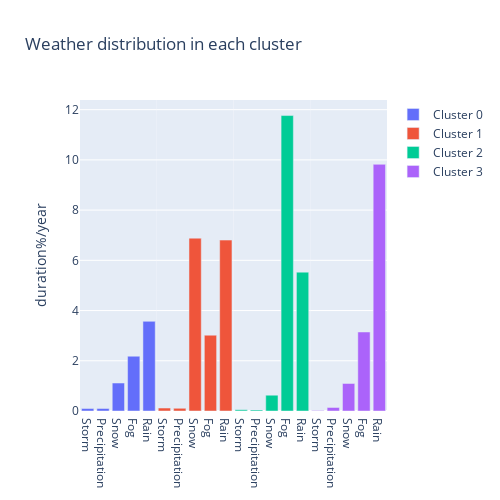

The notebook cell this image was saved under:
### Code cell
from plotly.subplots import make_subplots
fig_prop=make_subplots(rows=1, cols=4, shared_yaxes=True,horizontal_spacing=0)

fig_prop.add_trace(go.Bar(x=prop2['index'], y=prop2[0], name='Cluster 0'), row=1, col=1)
fig_prop.add_trace(go.Bar(x=prop2['index'], y=prop2[1], name='Cluster 1'), row=1, col=2)
fig_prop.add_trace(go.Bar(x=prop2['index'], y=prop2[2], name='Cluster 2'), row=1, col=3)
fig_prop.add_trace(go.Bar(x=prop2['index'], y=prop2[3], name='Cluster 3'), row=1, col=4)

fig_prop.update_yaxes(title_text="duration%/year", row=1, col=1)
fig_prop.update_layout(title_text="Weather distribution in each cluster")
fig_prop.update_layout(height=500, width=500)
fig_prop.show()

### Figure 1 — Plotly figure (JSON) as saved in the notebook; plotly's stock layout.template omitted (floating-point values rounded to 4 significant figures)
{"data": [{"name": "Cluster 0", "type": "bar", "x": ["Storm", "Precipitation", "Snow", "Fog", "Rain"], "xaxis": "x", "y": [0.09849, 0.1005, 1.114, 2.182, 3.571], "yaxis": "y"}, {"name": "Cluster 1", "type": "bar", "x": ["Storm", "Precipitation", "Snow", "Fog", "Rain"], "xaxis": "x2", "y": [0.1169, 0.1069, 6.882, 3.019, 6.806], "yaxis": "y2"}, {"name": "Cluster 2", "type": "bar", "x": ["Storm", "Precipitation", "Snow", "Fog", "Rain"], "xaxis": "x3", "y": [0.04673, 0.04005, 0.6303, 11.77, 5.529], "yaxis": "y3"}, {"name": "Cluster 3", "type": "bar", "x": ["Storm", "Precipitation", "Snow", "Fog", "Rain"], "xaxis": "x4", "y": [0.01867, 0.1417, 1.098, 3.146, 9.823], "yaxis": "y4"}], "layout": {"height": 500, "title": {"text": "Weather distribution in each cluster"}, "width": 500, "xaxis": {"anchor": "y", "domain": [0, 0.25]}, "xaxis2": {"anchor": "y2", "domain": [0.25, 0.5]}, "xaxis3": {"anchor": "y3", "domain": [0.5, 0.75]}, "xaxis4": {"anchor": "y4", "domain": [0.75, 1]}, "yaxis": {"anchor": "x", "domain": [0, 1], "title": {"text": "duration%/year"}}, "yaxis2": {"anchor": "x2", "domain": [0, 1], "matches": "y", "showticklabels": false}, "yaxis3": {"anchor": "x3", "domain": [0, 1], "matches": "y", "showticklabels": false}, "yaxis4": {"anchor": "x4", "domain": [0, 1], "matches": "y", "showticklabels": false}}}
